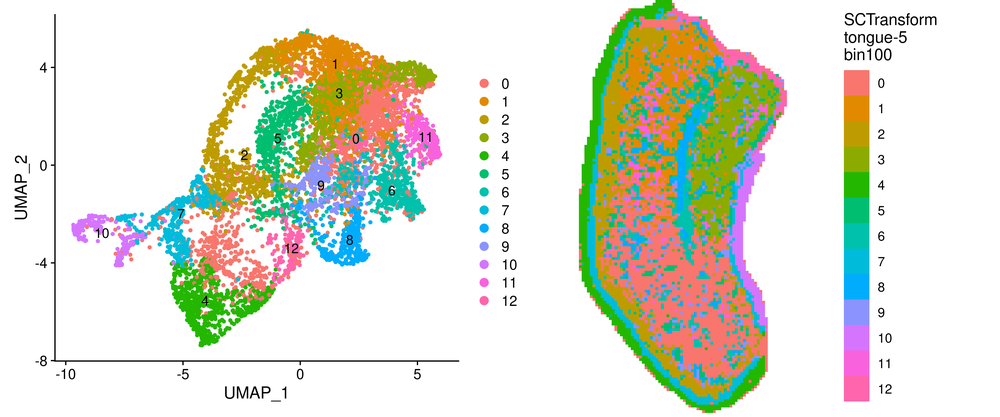
#> input picture image_merge/image.png, 1000 x 417 px, shrunk from 4702 x 1963 before the run
$ python image_subset.py ../image_merge/image.png 3 out
#> lines starting #> are read from the running program, lines starting #| are printed output that depends on the picture
import numpy as np
import cv2
import sys

if len(sys.argv) < 3:
    print("py image_subset.py <filename> <num bins> [output dir]")
    print("  <filename>\ttif fake image")
    print("  <num bins>\tNumber of bins to include from boundary")
    print("  [output dir]\tDirectory to save image and bin coords to - optional")
    exit()

filepath = sys.argv[1]
filename = filepath.split("/")[-1]
num_bins = int(sys.argv[2])
if len(sys.argv) == 4:
    output_dir = sys.argv[3]

# read image, threshold, and find countours
im = cv2.imread(filepath, cv2.COLOR_BGR2GRAY)
#> im is the input picture: shape (417, 1000, 3); mean B, G, R 211.7, 225.2, 222.9
ret, thresh = cv2.threshold(im, 0, 255, 0)
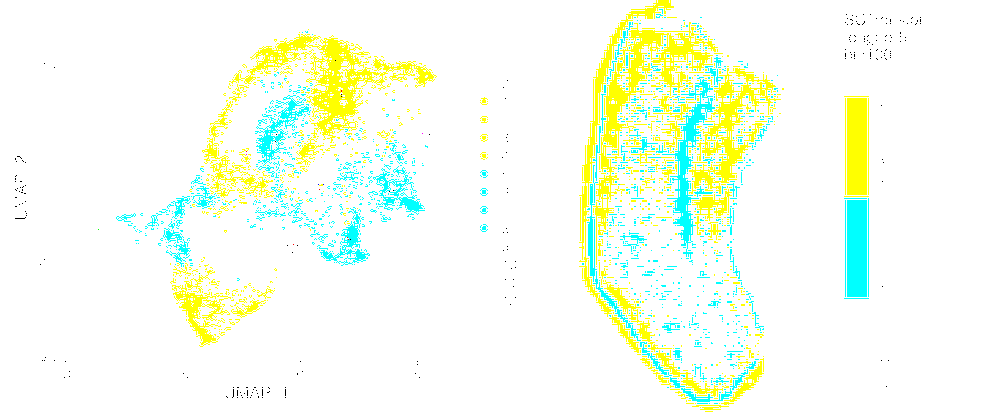
#> thresh: shape (417, 1000, 3); mean B, G, R 239.2, 254.8, 246.2
thresh = thresh.astype(np.uint8)
#> (the run stopped early here; a loop or call above may not have finished)
